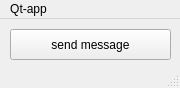
<?xml version="1.0" encoding="UTF-8"?>
<ui version="4.0">
 <class>MainWindow</class>
 <widget class="QMainWindow" name="MainWindow">
  <property name="geometry">
   <rect>
    <x>0</x>
    <y>0</y>
    <width>180</width>
    <height>88</height>
   </rect>
  </property>
  <property name="windowTitle">
   <string>MainWindow</string>
  </property>
  <widget class="QWidget" name="centralwidget">
   <widget class="QPushButton" name="pushButton">
    <property name="geometry">
     <rect>
      <x>10</x>
      <y>10</y>
      <width>161</width>
      <height>31</height>
     </rect>
    </property>
    <property name="text">
     <string>send message</string>
    </property>
   </widget>
  </widget>
  <widget class="QMenuBar" name="menubar">
   <property name="geometry">
    <rect>
     <x>0</x>
     <y>0</y>
     <width>180</width>
     <height>23</height>
    </rect>
   </property>
   <widget class="QMenu" name="menuQt_app">
    <property name="title">
     <string>Qt-app</string>
    </property>
   </widget>
   <addaction name="menuQt_app"/>
  </widget>
  <widget class="QStatusBar" name="statusbar"/>
 </widget>
 <resources/>
 <connections/>
</ui>
